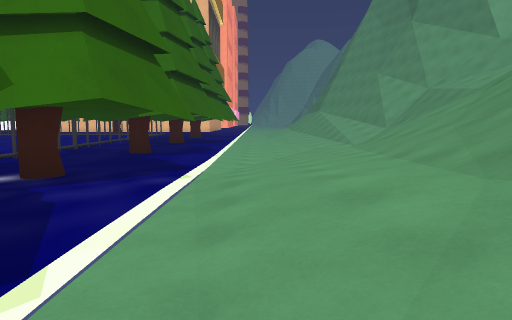
View 1 (above)

24 first-person views from a walk through a 3-D level made in the Unity game engine. The camera is 1.4 m above the floor, tilts 6° down and sees 70° across. The floor is counted in squares, 2.01 m on a side. Each view is taken from the middle of a square. On the plan, view 1 faces up. The plan holds only what a view shows up to about 11 squares ahead; the rest is blank. The place goes on beyond the plan. The player is left out. Some animated figures are left out. Some surface patterns are stand-ins.

View 2
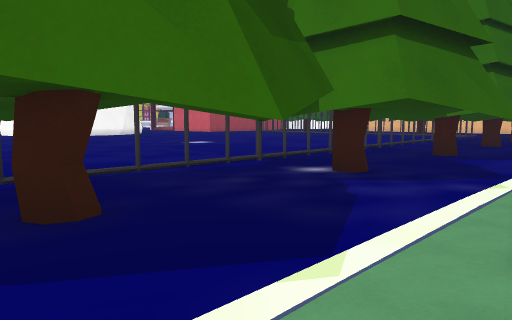

View 3
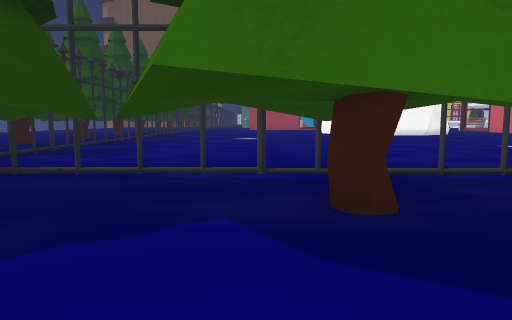

View 4
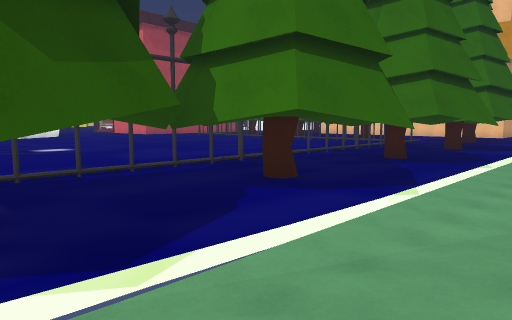

View 5
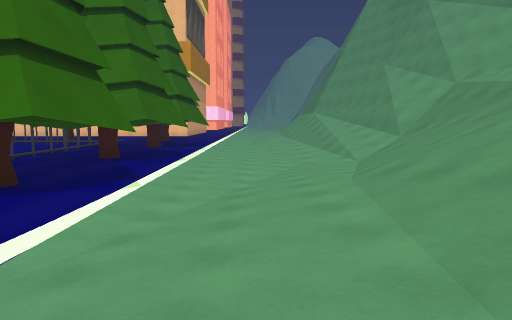

View 6
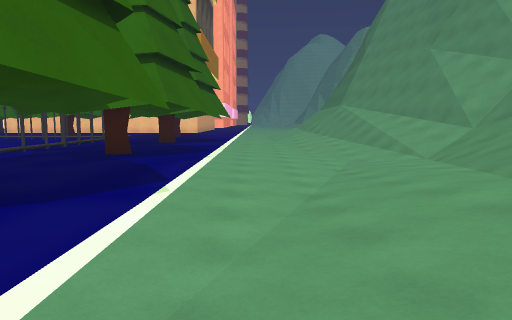

View 7
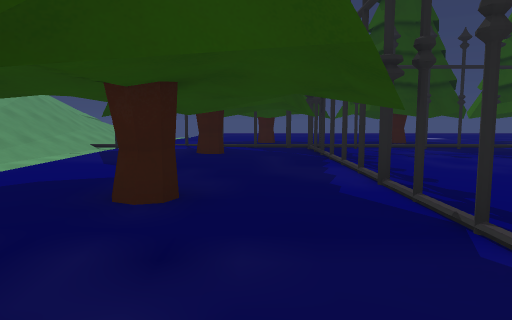

View 8
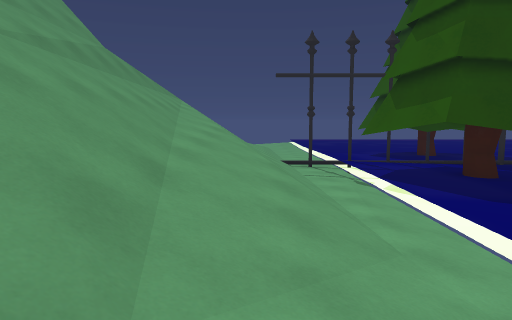

View 9
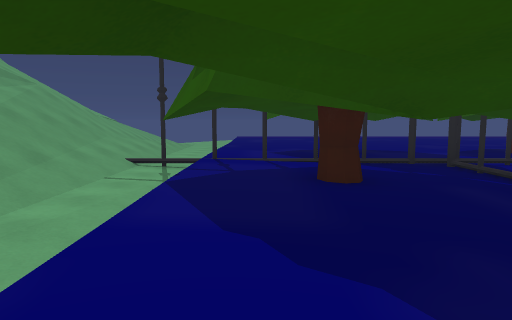

View 10
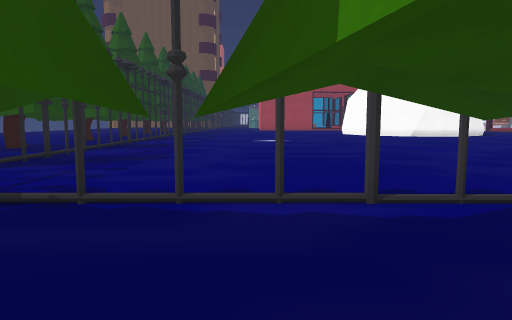

View 11
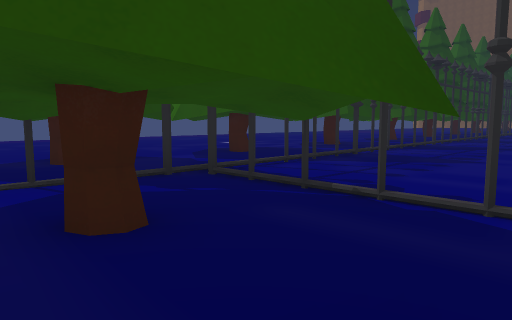

View 12
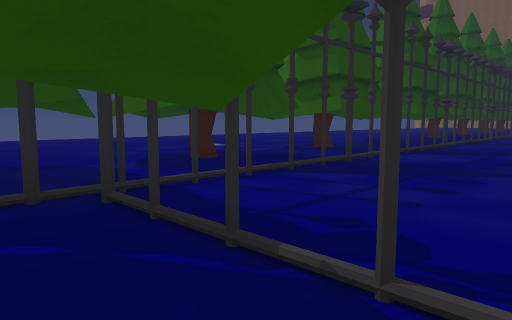

View 13
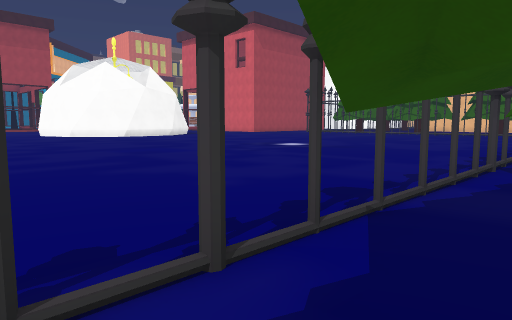

View 14
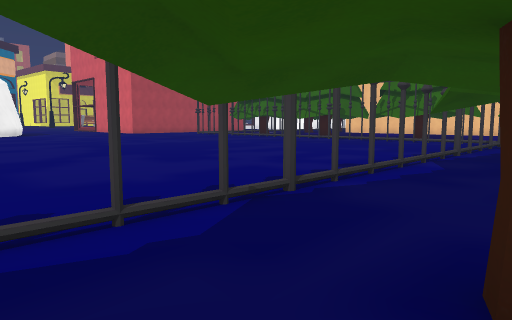

View 15
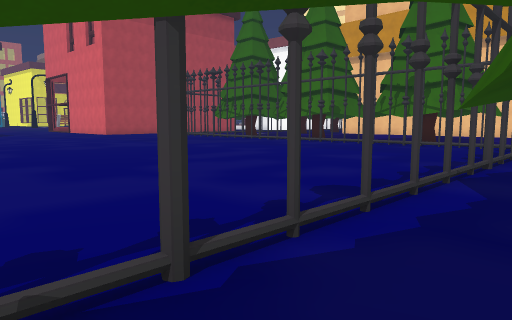

View 16
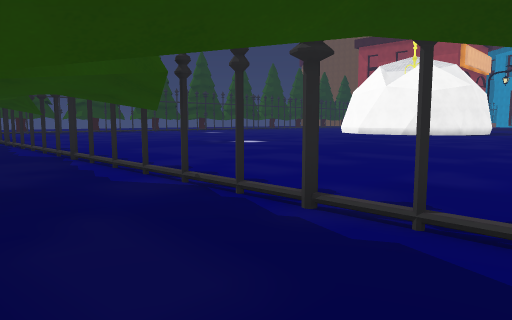

View 17
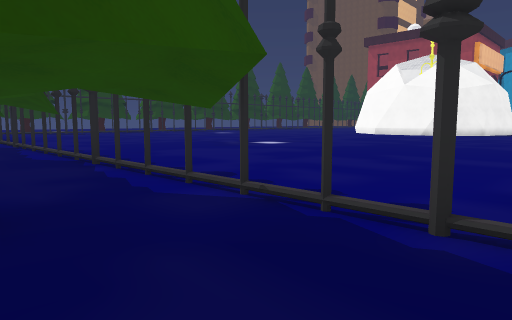

View 18
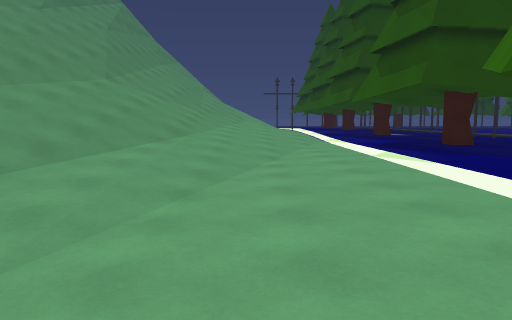

View 19
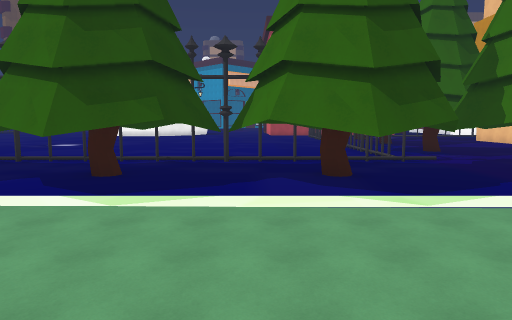

View 20
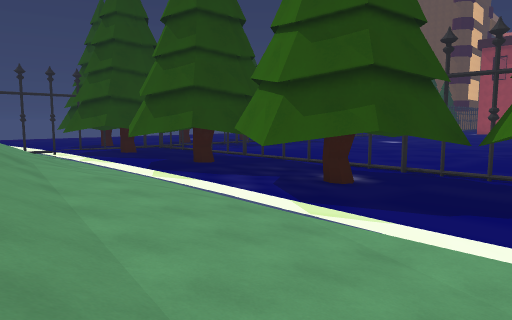

View 21
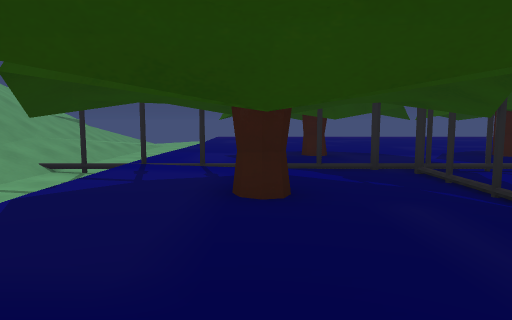

View 22
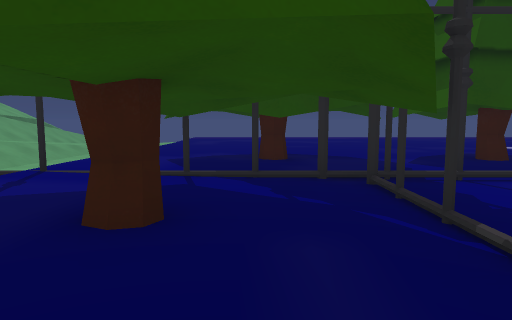

View 23
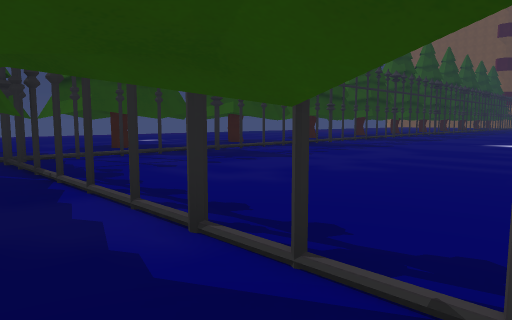

View 24
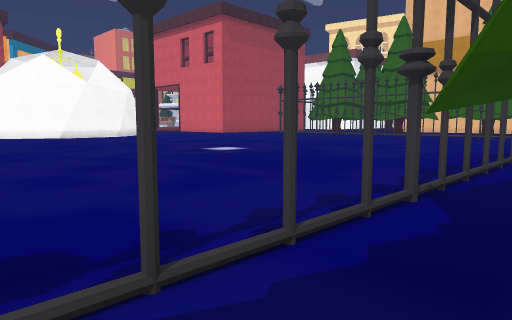

### Floor plan
Key: @ floor where view 1 was taken; # wall or solid block; x gap in a wall; . main floor; - floor 0.5 m lower than the main floor; _ floor 0.75 m lower than the main floor; / step, stairs or slope; = window, fence, low wall or low ledge.
Columns run from 17 left of view 1 to 8 right of it. Each row starts with its distance up from view 1.
 19        .....x.../__/
 18       ......#... __/
 17      ............___/////#
 16  .............#..___/////
 15  ...........x....___//////
 14   ..........#.#..__///////
 13  ...........x....__//////
 12  .............#..__//////
 11  ................_//////
 10  ...........#.#.._//////
  9     ........x...._///////
  8     ........x.../////////
  7   ..........x.#.//////////
  6  ...........x...//////////
  5 ............#.#.#/////
  4 ............x.../////
  3  ...........x.#.////
  2  ...........x...////
  1  ...........#.#./////
  0 ............x.../@///
 -1 ............x.#.//////
 -2  ...........x...///////
 -3   ..........#...///////
 -4 ............x.#.///////
 -5 ............x...///////
 -6  ...#...#...###./#////
 -7    ............./-////
 -8    .#. .#....#.#/-////=
 -9     ............/-/////
-10      .........../-/////

Positions as (right, up) in squares from view 1, and headings:
1: (0, 0), facing up
2: (0, 0), facing up-left
3: (0, 0), facing left
4: (1, 5), facing up-left
5: (1, 4), facing up
6: (0, 6), facing up
7: (-4, 4), facing down
8: (1, 3), facing down
9: (-2, 1), facing down
10: (-2, -1), facing left
11: (-2, -1), facing down-left
12: (-4, -2), facing down-left
13: (-4, -1), facing up-left
14: (-3, 8), facing up-left
15: (-4, 10), facing up-left
16: (-3, 18), facing down-left
17: (-3, 17), facing down-left
18: (1, 17), facing down
19: (4, 17), facing left
20: (3, 9), facing down-left
21: (-3, 0), facing down
22: (-4, -1), facing down
23: (-4, 2), facing down-left
24: (-4, 2), facing up-left
